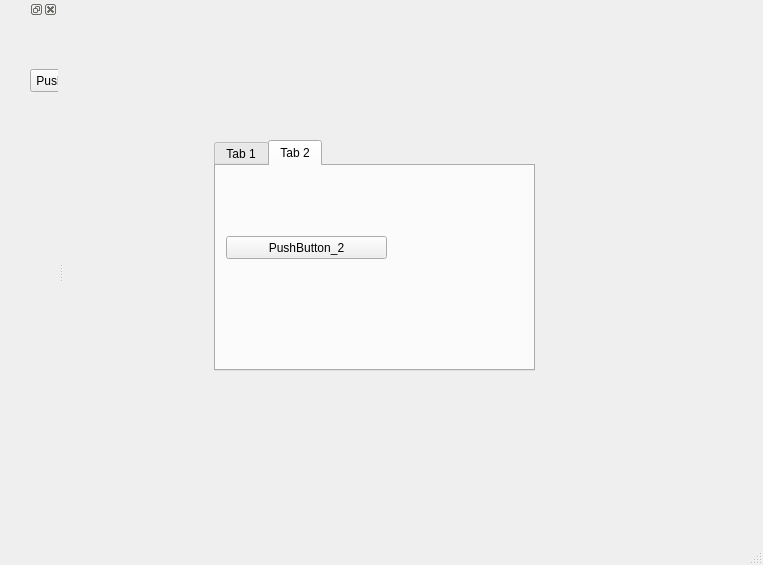
<?xml version="1.0" encoding="UTF-8"?>
<ui version="4.0">
 <class>MainWindow</class>
 <widget class="QMainWindow" name="MainWindow">
  <property name="geometry">
   <rect>
    <x>0</x>
    <y>0</y>
    <width>763</width>
    <height>565</height>
   </rect>
  </property>
  <property name="windowTitle">
   <string>MainWindow</string>
  </property>
  <widget class="QWidget" name="centralwidget">
   <widget class="QTabWidget" name="tabWidget">
    <property name="geometry">
     <rect>
      <x>150</x>
      <y>140</y>
      <width>321</width>
      <height>231</height>
     </rect>
    </property>
    <property name="currentIndex">
     <number>1</number>
    </property>
    <widget class="QWidget" name="tab">
     <attribute name="title">
      <string>Tab 1</string>
     </attribute>
     <widget class="QPushButton" name="pushButton">
      <property name="geometry">
       <rect>
        <x>10</x>
        <y>50</y>
        <width>161</width>
        <height>23</height>
       </rect>
      </property>
      <property name="text">
       <string>PushButton_1</string>
      </property>
     </widget>
    </widget>
    <widget class="QWidget" name="tab_2">
     <attribute name="title">
      <string>Tab 2</string>
     </attribute>
     <widget class="QPushButton" name="pushButton_2">
      <property name="geometry">
       <rect>
        <x>10</x>
        <y>70</y>
        <width>161</width>
        <height>23</height>
       </rect>
      </property>
      <property name="text">
       <string>PushButton_2</string>
      </property>
     </widget>
    </widget>
   </widget>
  </widget>
  <widget class="QMenuBar" name="menubar">
   <property name="geometry">
    <rect>
     <x>0</x>
     <y>0</y>
     <width>763</width>
     <height>22</height>
    </rect>
   </property>
  </widget>
  <widget class="QStatusBar" name="statusbar"/>
  <widget class="QDockWidget" name="dockWidget">
   <attribute name="dockWidgetArea">
    <number>1</number>
   </attribute>
   <widget class="QWidget" name="dockWidgetContents">
    <widget class="QPushButton" name="pushButton_3">
     <property name="geometry">
      <rect>
       <x>30</x>
       <y>50</y>
       <width>75</width>
       <height>23</height>
      </rect>
     </property>
     <property name="text">
      <string>PushButton</string>
     </property>
    </widget>
    <widget class="QPushButton" name="pushButton_4">
     <property name="geometry">
      <rect>
       <x>60</x>
       <y>170</y>
       <width>75</width>
       <height>23</height>
      </rect>
     </property>
     <property name="text">
      <string>PushButton</string>
     </property>
    </widget>
   </widget>
  </widget>
 </widget>
 <resources/>
 <connections/>
</ui>
